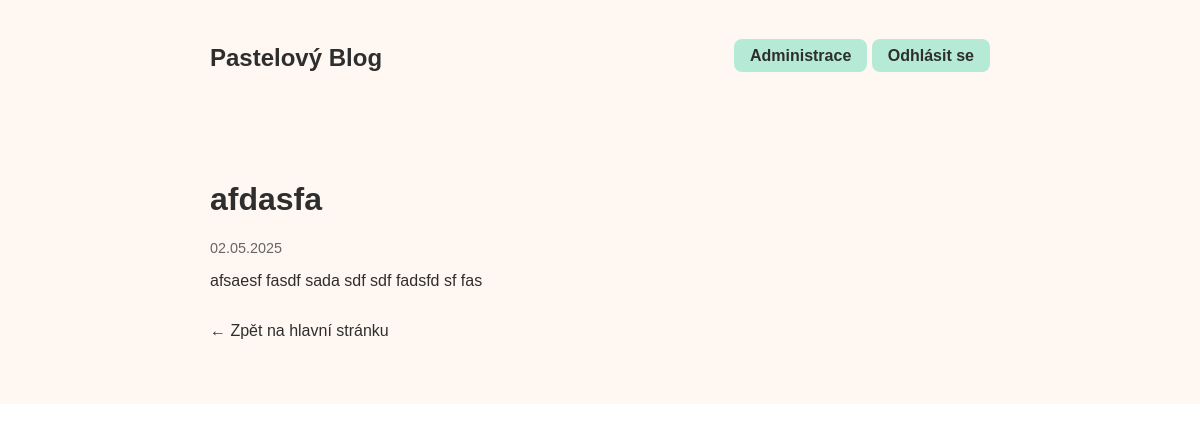
The page /article/4 (signed in) on the database its author committed.
### models.py (models this page shows)
class Article(db.Model):
    __tablename__ = 'articles'
    id = db.Column(db.Integer, primary_key=True)
    title = db.Column(db.String(120), nullable=False)
    content = db.Column(db.Text, nullable=False)
    created_at = db.Column(db.DateTime, default=datetime.utcnow)
    user_id = db.Column(db.Integer, db.ForeignKey('users.id'), nullable=False)
    images = db.relationship('Image', backref='article', lazy=True)

### app.py (the view)
@app.route("/article/<int:article_id>")
def article(article_id):
    article = Article.query.get_or_404(article_id)
    return render_template("article.html", article=article)

### app.py (called while the page is built)
@login_manager.user_loader
def load_user(user_id):
    return User.query.get(int(user_id))

### templates/article.html (shortened to what this page needs)
{% extends "base.html" %}
{% block content %}
  <main class="main-content">
    <div class="container post-detail">
      <h1>{{ article.title }}</h1>
      <p class="post-date">{{ article.created_at.strftime('%d.%m.%Y') }}</p>
      <div class="post-content">
        {{ article.content|safe }}
      </div>
      <a href="{{ url_for('home') }}" class="back-link bottom">← Zpět na hlavní stránku</a>
    </div>
  </main>
{% endblock %}

### static/style.css (style rules this page uses)
:root { --background-color: #fff8f2; --primary-color: #ffd6e8; --accent-color: #b5ead7; --text-color: #2e2e2e; --card-radius: 1.25rem; }
body { margin: 0; font-family: sans-serif; background-color: #ffffff; color: var(--text-color); }
.main-content { background-color: var(--background-color); padding: 2rem 0; }
.container { max-width: 780px; margin: 0 auto; padding: 1rem; }
.post-date { font-size: 0.9rem; color: #666; margin-bottom: 1rem; }
.back-link { display: inline-block; margin: 1rem 0; text-decoration: none; color: var(--text-color); }
.back-link.bottom { margin-top: 2rem; display: block; }

### rows shown on the page
Article: title "afdasfa", created_at "02.05.2025", content "afsaesf fasdf sada sdf sdf fadsfd sf fas"

### other values the page prints
{{ 'Odhlásit se' if current_user.is_authenticated else 'Přihlásit se' }} "Odhlásit se"
